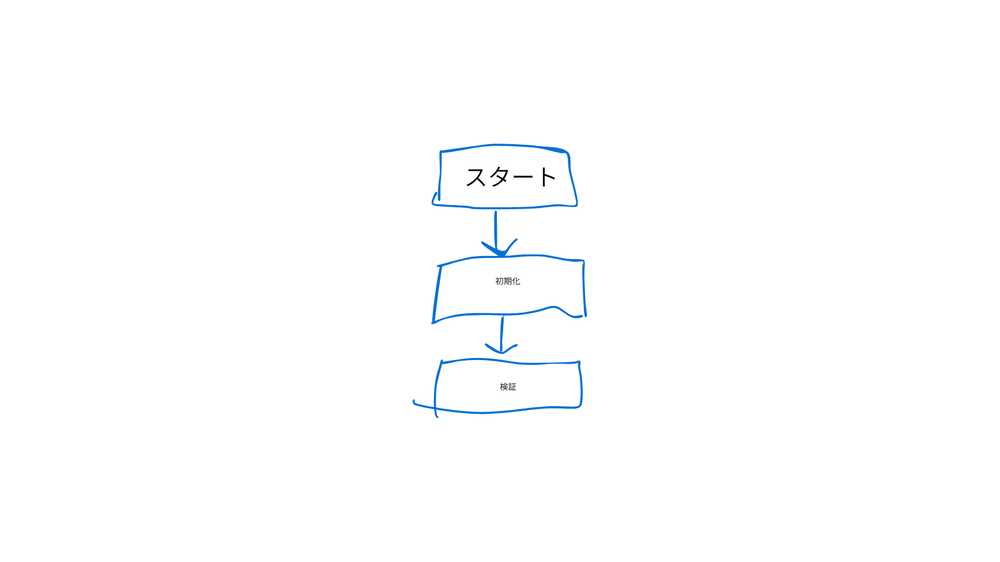
#> input picture samples/フロー.png, 1000 x 562 px, shrunk from 1920 x 1080 before the run
$ python visualize_groups.py
#> lines starting #> are read from the running program, lines starting #| are printed output that depends on the picture; after the words box and inside, x2 and y2 are one past the last pixel; in counts of white or black regions, pixels touching at a corner belong together
import cv2
import numpy as np
import matplotlib.pyplot as plt
import matplotlib.font_manager as fm
import matplotlib.patches as mpatches
from matplotlib.patches import FancyArrowPatch

# 日本語フォント設定
for fname in ["Yu Gothic", "MS Gothic", "Meiryo"]:
    if any(fname.lower() in f.name.lower() for f in fm.fontManager.ttflist):
        plt.rcParams["font.family"] = fname
        break

# --- データ準備 ---
img_bgr = cv2.imdecode(
    np.frombuffer(open(r"C:\Users\t-mur\GraphicCopy\samples\フロー.png", "rb").read(), np.uint8),
    cv2.IMREAD_COLOR
)
#> img_bgr is the input picture: shape (562, 1000, 3); mean B, G, R 254.6, 254, 253.5
img_gray = cv2.cvtColor(img_bgr, cv2.COLOR_BGR2GRAY)
otsu_thresh, _ = cv2.threshold(img_gray, 0, 255, cv2.THRESH_BINARY + cv2.THRESH_OTSU)
#> otsu_thresh = 181
T = int(otsu_thresh)
#> T = 181

hist, _ = np.histogram(img_gray.ravel(), bins=256, range=(0, 256))
#> hist = 256 values, max 553886 at index 255, min 0 at index 3, mean 2195.3
total = img_gray.size
#> total = 562000
bins = np.arange(256)

# 2グループの計算
n0 = hist[:T+1].sum()
#> n0 = 3616
n1 = hist[T+1:].sum()
#> n1 = 558384
P0 = n0 / total
#> P0 = 0.00643
P1 = n1 / total
#> P1 = 0.994
m0 = np.dot(np.arange(T+1),     hist[:T+1])     / n0
#> m0 = 108.5
m1 = np.dot(np.arange(T+1, 256), hist[T+1:])    / n1
#> m1 = 254.9

# 各グループの標準偏差
vals0 = np.arange(T+1)
#> vals0 = 182 values from 0 to 181
vals1 = np.arange(T+1, 256)
#> vals1 = 74 values from 182 to 255
std0 = np.sqrt(np.dot(hist[:T+1],   (vals0 - m0)**2) / n0)
#> std0 = 37.25
std1 = np.sqrt(np.dot(hist[T+1:],   (vals1 - m1)**2) / n1)
#> std1 = 2.24

sigma_B2 = P0 * P1 * (m0 - m1)**2
#> sigma_B2 = 137

# 全Tでσ²_B計算（③用）
sigma_all = np.zeros(256)
for t in range(1, 255):
    hn0 = hist[:t+1].sum()
    hn1 = hist[t+1:].sum()
    if hn0 == 0 or hn1 == 0:
        continue
    hm0 = np.dot(np.arange(t+1),    hist[:t+1])    / hn0
    hm1 = np.dot(np.arange(t+1,256), hist[t+1:])   / hn1
    sigma_all[t] = (hn0/total) * (hn1/total) * (hm0 - hm1)**2
#> this loop made 254 passes
#> (hn0, hn1, hm0) on passes 1 to 3: (83, 561917, 0.0361), (86, 561914, 0.105), (86, 561914, 0.105)
#> after the loop, sigma_all = 256 values, max 137 at index 181, min 0 at index 0, mean 87.29

# ============================
# Figure 1: 2グループの分布
# ============================
fig, axes = plt.subplots(1, 3, figsize=(15, 5))
fig.suptitle(f"大津の二値化 — 2グループの正体 (T={T})", fontsize=14, fontweight="bold")

# --- ① 黒グループの分布 ---
ax = axes[0]
ax.bar(np.arange(T+1), hist[:T+1], color="dimgray", alpha=0.85, width=1.0)
ax.axvline(m0, color="red", linewidth=2.5, linestyle="-", label=f"m₀ = {m0:.0f}")
ax.axvspan(max(0, m0-std0), min(255, m0+std0), alpha=0.15, color="red", label=f"±σ₀ = ±{std0:.0f}")
ax.set_xlim(0, 255)
ax.set_title(f"① 黒グループ (0〜{T})\n画素数: {n0:,}個 ({P0*100:.1f}%)", fontsize=11)
ax.set_xlabel("明るさ")
ax.set_ylabel("画素数")
ax.legend(fontsize=10)
ax.text(0.05, 0.90, f"平均 m₀ = {m0:.1f}", transform=ax.transAxes,
        fontsize=12, color="red", fontweight="bold")
ax.text(0.05, 0.80, f"標準偏差 σ₀ = {std0:.1f}", transform=ax.transAxes,
        fontsize=10, color="red")

# --- ② 白グループの分布 ---
ax = axes[1]
ax.bar(np.arange(T+1, 256), hist[T+1:], color="darkorange", alpha=0.85, width=1.0)
ax.axvline(m1, color="blue", linewidth=2.5, linestyle="-", label=f"m₁ = {m1:.0f}")
ax.axvspan(max(0, m1-std1), min(255, m1+std1), alpha=0.15, color="blue", label=f"±σ₁ = ±{std1:.0f}")
ax.set_xlim(0, 255)
ax.set_title(f"② 白グループ ({T+1}〜255)\n画素数: {n1:,}個 ({P1*100:.1f}%)", fontsize=11)
ax.set_xlabel("明るさ")
ax.set_ylabel("画素数")
ax.legend(fontsize=10)
ax.text(0.05, 0.90, f"平均 m₁ = {m1:.1f}", transform=ax.transAxes,
        fontsize=12, color="blue", fontweight="bold")
ax.text(0.05, 0.80, f"標準偏差 σ₁ = {std1:.1f}", transform=ax.transAxes,
        fontsize=10, color="blue")

# --- ③ 両グループ重ねて + 距離の可視化 ---
ax = axes[2]
ax.bar(np.arange(T+1),     hist[:T+1], color="dimgray",   alpha=0.75, width=1.0, label="黒グループ")
ax.bar(np.arange(T+1, 256), hist[T+1:], color="darkorange", alpha=0.75, width=1.0, label="白グループ")
ax.axvline(T, color="red", linewidth=2.0, linestyle="--", alpha=0.7, label=f"T={T}")
ax.axvline(m0, color="black",  linewidth=2.5, linestyle="-")
ax.axvline(m1, color="saddlebrown", linewidth=2.5, linestyle="-")

ymax = hist.max()
#> ymax = 553886
# m₀〜m₁ の距離を両矢印で表示
ax.annotate("", xy=(m1, ymax*0.92), xytext=(m0, ymax*0.92),
            arrowprops=dict(arrowstyle="<->", color="crimson", lw=2.5))
ax.text((m0+m1)/2, ymax*0.95, f"距離 = {m1-m0:.0f}",
        ha="center", fontsize=11, color="crimson", fontweight="bold")
ax.text(m0, ymax*0.70, f"m₀\n{m0:.0f}", ha="center", fontsize=10, color="black", fontweight="bold")
ax.text(m1, ymax*0.70, f"m₁\n{m1:.0f}", ha="center", fontsize=10, color="saddlebrown", fontweight="bold")

# σ²_B の値を表示
ax.text(0.03, 0.55,
        f"P₀={P0:.3f}, P₁={P1:.3f}\n"
        f"(m₀−m₁)² = {(m0-m1)**2:.0f}\n"
        f"σ²_B = {sigma_B2:.1f}",
        transform=ax.transAxes, fontsize=9.5,
        bbox=dict(boxstyle="round,pad=0.4", facecolor="lightyellow", edgecolor="gray"),
        verticalalignment="center")

ax.set_xlim(0, 255)
ax.set_title("③ 2グループを重ねて比較\n「距離」がクラス間分散の核心", fontsize=11)
ax.set_xlabel("明るさ")
ax.set_ylabel("画素数")
ax.legend(fontsize=9, loc="upper left")

plt.tight_layout()
plt.savefig("otsu_groups.png", dpi=150, bbox_inches="tight")
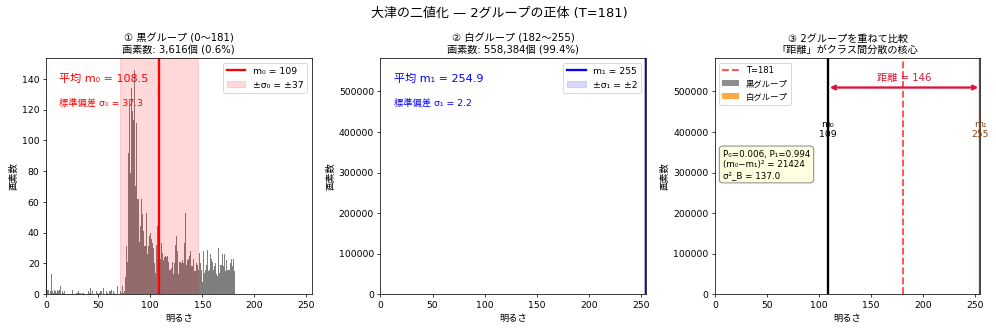
#> figure drawn by matplotlib, 3 panels; panel 1: tallest bar 146 high, from x = 84.5 to 85.5; panel 2: tallest bar 553886 high, from x = 254.5 to 255.5; panel 3: tallest bar 146 high, from x = 84.5 to 85.5; panel 3: tallest bar 553886 high, from x = 254.5 to 255.5
print("保存完了: otsu_groups.png")
print(f"T={T}, m0={m0:.1f}, m1={m1:.1f}, P0={P0:.3f}, P1={P1:.3f}")
#| T=181, m0=108.5, m1=254.9, P0=0.006, P1=0.994
print(f"距離(m0-m1)={m0-m1:.1f}, sigma_B2={sigma_B2:.2f}")
#| 距離(m0-m1)=-146.4, sigma_B2=136.96
plt.show()

$ run again, with tests/test_input.png copied over samples/フロー.png
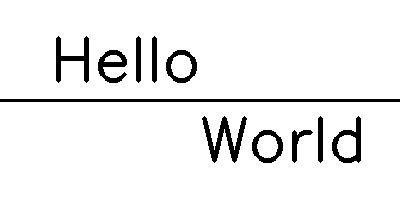
#> input picture tests/test_input.png, 400 x 200 px
#> img_bgr is the input picture: shape (200, 400, 3); 93.4% white; 11 black regions, largest, box (x1, y1, x2, y2) and area: (0, 99, 400, 102) 1200, (202, 116, 247, 163) 777, (56, 36, 89, 83) 561
#> otsu_thresh = 0
#> hist = 256 values, max 74749 at index 255, min 0 at index 1, mean 312.5
#> n0 = 5251
#> n1 = 74749
#> P0 = 0.0656
#> P1 = 0.934
#> m0 = 0
#> m1 = 255
#> std0 = 0
#> sigma_B2 = 3987.9
#> after the loop `for t in range(1, 255):`: sigma_all = 256 values, max 3987.9 at index 1, min 0 at index 0, mean 3956.8
#> ymax = 74749
#> `plt.savefig("otsu_groups.png", dpi=150, bbox_inches="tight")`:
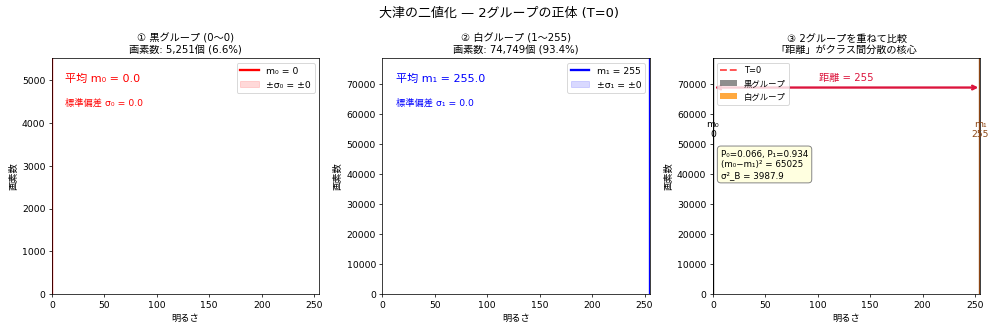
#> figure drawn by matplotlib, 3 panels; panel 2: tallest bar 74749 high, from x = 254.5 to 255.5; panel 3: tallest bar 74749 high, from x = 254.5 to 255.5
#| T=0, m0=0.0, m1=255.0, P0=0.066, P1=0.934
#| 距離(m0-m1)=-255.0, sigma_B2=3987.93
